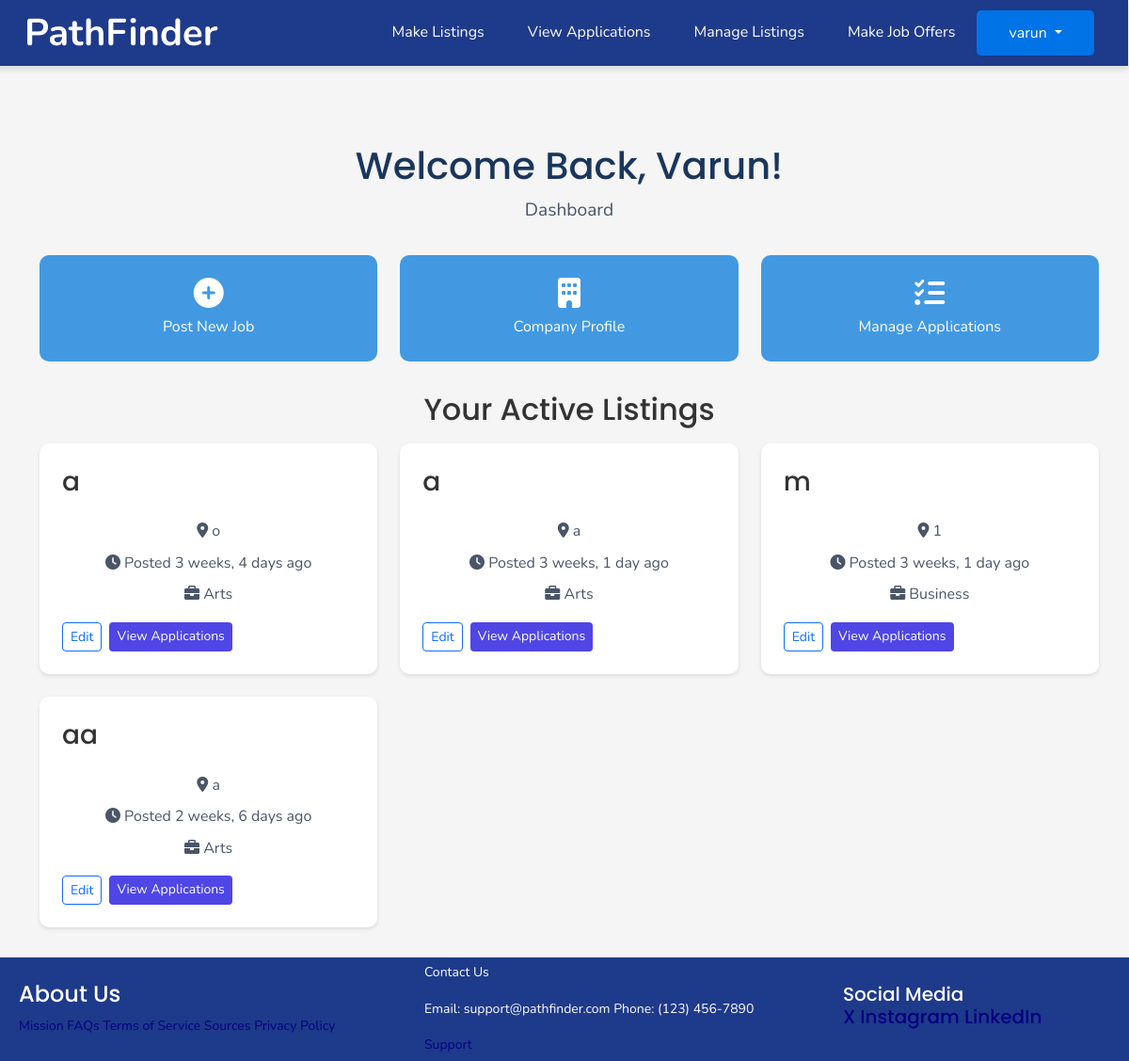
Page / (signed in) on the earlier database version.
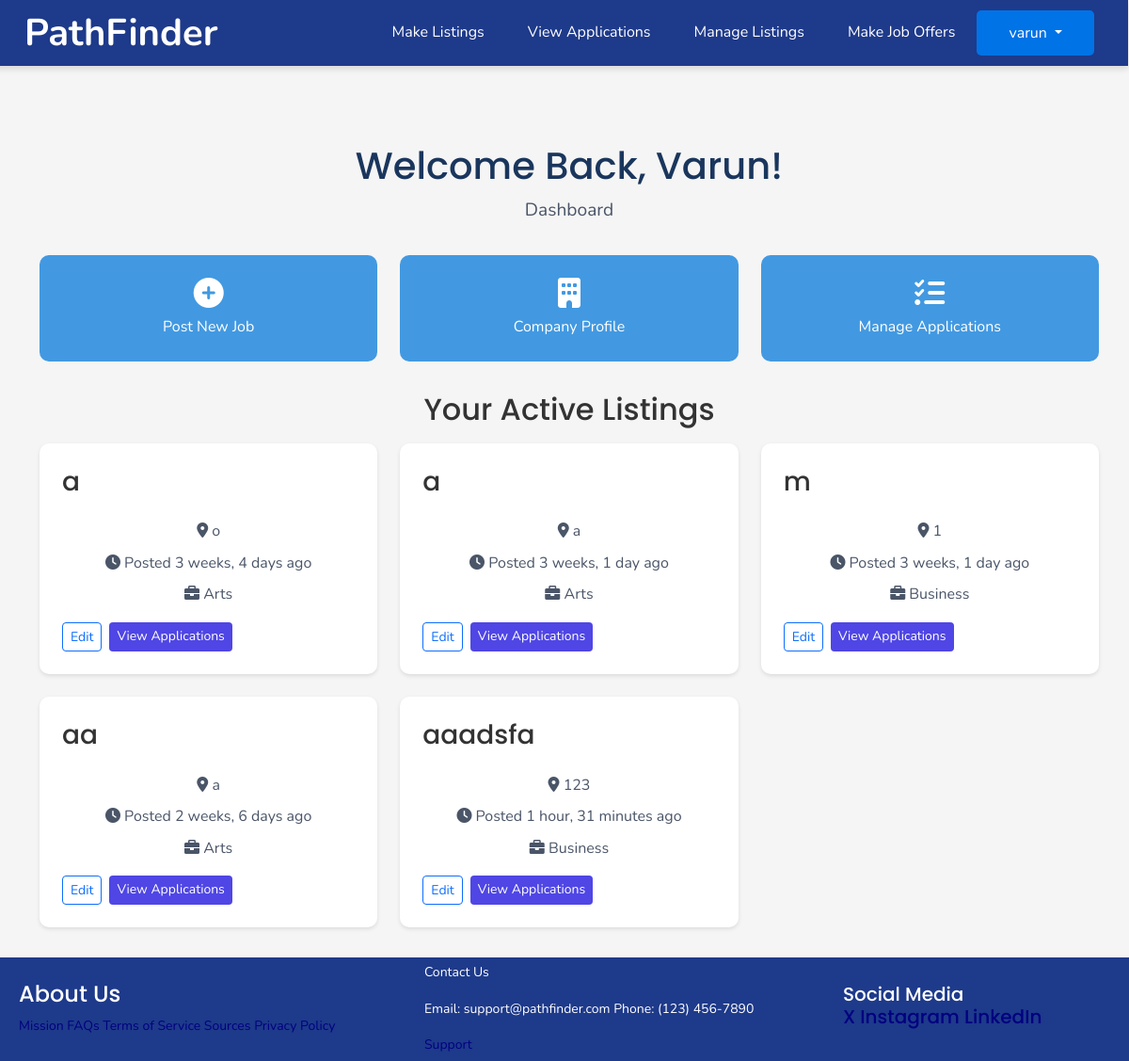
Same page on the later database version.
### joblist/models.py (models this page shows, shortened)
class JobListing(models.Model):
    jobtypechoices = ( ("Arts", "Arts"),
                      ("Business", "Business"),
                        ("Communications", "Communications"),
                        ("Education", "Education"),
                        ("Healthcare", "Healthcare"),
                        ("Hospitality", "Hospitality"),
                        ("Information Technology", "Information Technology"),
                        ("Law Enforcement", "Law Enforcement"),
                        ("Sales and Marketing", "Sales and Marketing"),
                        ("Science", "Science"),
                        ("Transportation", "Transportation"),
                        ("Other", "Other"
                        ))
    jobfield = models.CharField(
        choices=jobtypechoices,
        max_length=100,
        null=True,
        blank=True,
        default='other')
    job_title = models.CharField(max_length=100)
    description = models.TextField()
    date_posted = models.DateTimeField(default=timezone.now)
    salary = models.IntegerField()
    author = models.ForeignKey(User, on_delete=models.CASCADE)
    company_name = models.CharField(max_length=100, default='Unknown Company')
    location = models.CharField(max_length=100)
    benefits = models.TextField(max_length=1000)
    job_type = models.CharField(choices = (("Part-Time", "Part-Time"), ("Full-Time", "Full-Time"), ("Other", "Other")), max_length=100)
    job_requirements = models.TextField(max_length=100)
    company_info = models.TextField(max_length=1000)
    notes = models.TextField(max_length=1000)
    status = models.TextField()

### joblist/views.py (the view, shortened to what this page needs)
# urls.py: path('', views.home, name="homepage"),
def home(request):
    user = request.user
    context = {'user': user}
    if user.is_authenticated:
        if user.is_superuser:
            context['admin'] = True
            context['total_users'] = CustomUser.objects.count()
            context['total_jobs'] = JobListing.objects.count()
            context['total_applications'] = JobApply.objects.count()
            job_categories = JobListing.objects.values('job_type').annotate(count=Count('job_type'))
            context['job_categories'] = {item['job_type']: item['count'] for item in job_categories}
        else:
            context['admin'] = False
            if user.role == "Employer":
                job_listings = JobListing.objects.filter(author=user)
                context['job_listings'] = job_listings
                apps_per_job = {}
                for job in job_listings:
                    apps_per_job[job.job_title] = JobApply.objects.filter(job=job).count()
                context['apps_per_job'] = apps_per_job
    return render(request, 'joblist/home.html', context)

### joblist/templates/joblist/home.html (shortened to what this page needs)
{% extends "joblist/base.html" %}
{% load static %}
{% block content %}
<link rel="stylesheet" href="{% static 'css/homepage.css' %}">
{% if user.is_authenticated %}
    {% if user.is_superuser %}
    <div class="admin-dashboard">
        <h2>Admin Dashboard</h2>
        <div class="admin-buttons">
            <a href = '{% url 'approve-mentor' %}' class="admin-btn">
                <i class="fas fa-users"></i>
                Start Reviewing Mentors
            </a>
            <a href = '{% url 'approve-job' %}' class="admin-btn">
                <i class="fas fa-briefcase"></i>
                Start Reviewing Jobs
            </a>
        </div>
    </div>
    {% elif user.role == "Employer" %}
    <div class="dashboard-container">
        <div class="welcome-section">
            <h1>Welcome Back, {{ user.first_name }}!</h1>
            <p class="welcome-subtitle">{{ user.company_name }} Dashboard</p>
        </div>
        <div class="quick-actions">
            <a href="{% url 'make-listings' -1 %}" class="action-card">
                <i class="fas fa-plus-circle"></i>
                <span>Post New Job</span>
            </a>
            <a href="{% url 'manage-listings' %}" class="action-card">
                <i class="fas fa-building"></i>
                <span>Company Profile</span>
            </a>
            <a href="{% url 'view-applications' %}" class="action-card">
                <i class="fas fa-tasks"></i>
                <span>Manage Applications</span>
            </a>
        </div>
        <div class="listings-section">
            <h2>Your Active Listings</h2>
            <div class="listings-grid">
                {% if job_listings %}
                    {% for job in job_listings %}
                    <div class="listing-card">
                        <div class="listing-header">
                            <h3>{{ job.job_title }}       </h3>
                        </div>
                        <div class="listing-details">
                            <p><i class="fas fa-map-marker-alt"></i> {{ job.location }}</p>
                            <p><i class="fas fa-clock"></i> Posted {{ job.date_posted|timesince }} ago</p>
                            <p><i class="fas fa-briefcase"></i> {{ job.jobfield }}</p>
                        </div>
                        <div class="listing-actions">
                            <a href="{% url 'manage-listings' %}" class="btn btn-outline-primary btn-sm">Edit</a>
                            <a href="{% url 'view-applications' %}" class="btn btn-primary btn-sm">View Applications</a>
                        </div>
                    </div>
                    {% endfor %}
                {% else %}
                    <div class="empty-state">
                        <i class="fas fa-briefcase"></i>
                        <p>No active job listings</p>
                        <a href="{% url 'make-listings' -1 %}" class="btn btn-primary">Post Your First Job</a>
                    </div>
                {% endif %}
            </div>
        </div>
    </div>
{% endif %}
{% endif %}
{% endblock content %}

Differences in the rows shown:
added JobListing: job_title "aaadsfa", location "123", date_posted "1 hour, 31 minutes", jobfield "Business"
